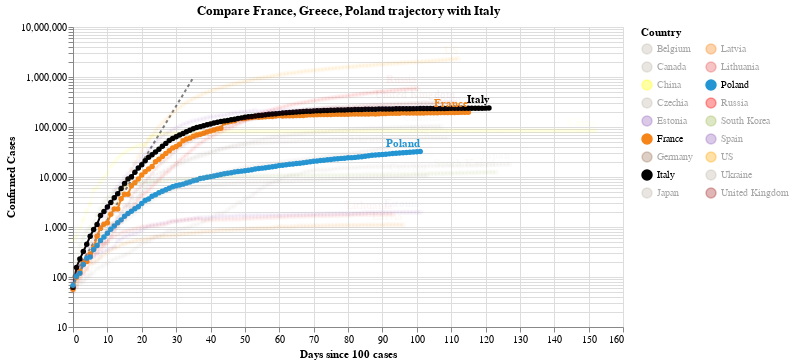

Source (notebook cell):
### Code cell
#hide_input
chart2 = make_since_chart(dff2, ['France', 'Greece', 'Poland'], baseline_countries)
chart2

### Figure 1 — Vega-Lite specification as saved in the notebook (floating-point values rounded to 4 significant figures; data arrays with more than 128 entries replaced by an {"elided": "..."} marker saying what was removed)
{"config": {"view": {"continuousWidth": 400, "continuousHeight": 300}}, "layer": [{"data": {"name": "data-628230001892d6798b50651be41d1b3e"}, "mark": {"type": "line", "color": "black", "opacity": 0.5, "strokeDash": [3, 3]}, "encoding": {"x": {"type": "quantitative", "field": "Days since 100 cases"}, "y": {"type": "quantitative", "field": "Confirmed Cases"}}}, {"data": {"name": "data-84f25441aa93fbe3667ca7478131f5df"}, "mark": {"type": "line", "point": true}, "encoding": {"color": {"type": "nominal", "field": "Country", "legend": {"columns": 2}, "scale": {"domain": ["Belgium", "Canada", "China", "Czechia", "Estonia", "France", "Germany", "Italy", "Japan", "Latvia", "Lithuania", "Poland", "Russia", "South Korea", "Spain", "US", "Ukraine", "United Kingdom"], "range": ["#C1B7AD", "#C1B7AD", "yellow", "#C1B7AD", "#9467bd", "#F58518", "#9D755D", "black", "#C1B7AD", "#F58518", "#E45756", "#2495D3", "red", "#A1BA59", "#9467bd", "orange", "#C1B7AD", "brown"]}}, "opacity": {"condition": {"value": 1, "selection": "selector005"}, "value": 0.05}, "tooltip": [{"type": "nominal", "field": "Country"}, {"type": "temporal", "field": "Date"}, {"type": "quantitative", "field": "Confirmed Cases"}, {"type": "quantitative", "field": "Days since 100 cases"}], "x": {"type": "quantitative", "field": "Days since 100 cases"}, "y": {"type": "quantitative", "field": "Confirmed Cases", "scale": {"type": "log"}}}, "selection": {"selector005": {"type": "multi", "fields": ["Country"], "bind": "legend", "init": [{"Country": "France"}, {"Country": "Greece"}, {"Country": "Poland"}, {"Country": "Italy"}]}}, "width": 550}, {"data": {"name": "data-84f25441aa93fbe3667ca7478131f5df"}, "mark": {"type": "text", "align": "right", "dy": -8, "fontWeight": "bold"}, "encoding": {"color": {"type": "nominal", "field": "Country", "legend": {"columns": 2}, "scale": {"domain": ["Belgium", "Canada", "China", "Czechia", "Estonia", "France", "Germany", "Italy", "Japan", "Latvia", "Lithuania", "Poland", "Russia", "South Korea", "Spain", "US", "Ukraine", "United Kingdom"], "range": ["#C1B7AD", "#C1B7AD", "yellow", "#C1B7AD", "#9467bd", "#F58518", "#9D755D", "black", "#C1B7AD", "#F58518", "#E45756", "#2495D3", "red", "#A1BA59", "#9467bd", "orange", "#C1B7AD", "brown"]}}, "opacity": {"condition": {"value": 1, "selection": "selector005"}, "value": 0.05}, "text": {"type": "nominal", "field": "Country"}, "tooltip": [{"type": "nominal", "field": "Country"}, {"type": "temporal", "field": "Date"}, {"type": "quantitative", "field": "Confirmed Cases"}, {"type": "quantitative", "field": "Days since 100 cases"}], "x": {"type": "quantitative", "field": "Days since 100 cases"}, "y": {"type": "quantitative", "field": "Confirmed Cases", "scale": {"type": "log"}}}, "transform": [{"filter": "(datum['Date'] >= 1592784000000)"}], "width": 550}], "title": "Compare France, Greece, Poland trajectory with Italy", "$schema": "https://vega.github.io/schema/vega-lite/v4.0.2.json", "datasets": {"data-628230001892d6798b50651be41d1b3e": [{"Days since 100 cases": 0, "Confirmed Cases": 100.0}, {"Days since 100 cases": 1, "Confirmed Cases": 130.0}, {"Days since 100 cases": 2, "Confirmed Cases": 169.0}, {"Days since 100 cases": 3, "Confirmed Cases": 219.7}, {"Days since 100 cases": 4, "Confirmed Cases": 285.6}, {"Days since 100 cases": 5, "Confirmed Cases": 371.3}, {"Days since 100 cases": 6, "Confirmed Cases": 482.7}, {"Days since 100 cases": 7, "Confirmed Cases": 627.5}, {"Days since 100 cases": 8, "Confirmed Cases": 815.7}, {"Days since 100 cases": 9, "Confirmed Cases": 1060.0}, {"Days since 100 cases": 10, "Confirmed Cases": 1379.0}, {"Days since 100 cases": 11, "Confirmed Cases": 1792.0}, {"Days since 100 cases": 12, "Confirmed Cases": 2330.0}, {"Days since 100 cases": 13, "Confirmed Cases": 3029.0}, {"Days since 100 cases": 14, "Confirmed Cases": 3937.0}, {"Days since 100 cases": 15, "Confirmed Cases": 5119.0}, {"Days since 100 cases": 16, "Confirmed Cases": 6654.0}, {"Days since 100 cases": 17, "Confirmed Cases": 8650.0}, {"Days since 100 cases": 18, "Confirmed Cases": 11250.0}, {"Days since 100 cases": 19, "Confirmed Cases": 14620.0}, {"Days since 100 cases": 20, "Confirmed Cases": 19000.0}, {"Days since 100 cases": 21, "Confirmed Cases": 24710.0}, {"Days since 100 cases": 22, "Confirmed Cases": 32120.0}, {"Days since 100 cases": 23, "Confirmed Cases": 41750.0}, {"Days since 100 cases": 24, "Confirmed Cases": 54280.0}, {"Days since 100 cases": 25, "Confirmed Cases": 70560.0}, {"Days since 100 cases": 26, "Confirmed Cases": 91730.0}, {"Days since 100 cases": 27, "Confirmed Cases": 119300.0}, {"Days since 100 cases": 28, "Confirmed Cases": 155000.0}, {"Days since 100 cases": 29, "Confirmed Cases": 201500.0}, {"Days since 100 cases": 30, "Confirmed Cases": 262000.0}, {"Days since 100 cases": 31, "Confirmed Cases": 340600.0}, {"Days since 100 cases": 32, "Confirmed Cases": 442800.0}, {"Days since 100 cases": 33, "Confirmed Cases": 575600.0}, {"Days since 100 cases": 34, "Confirmed Cases": 748300.0}, {"Days since 100 cases": 35, "Confirmed Cases": 972800.0}], "data-84f25441aa93fbe3667ca7478131f5df": {"elided": "2008 records"}}}
